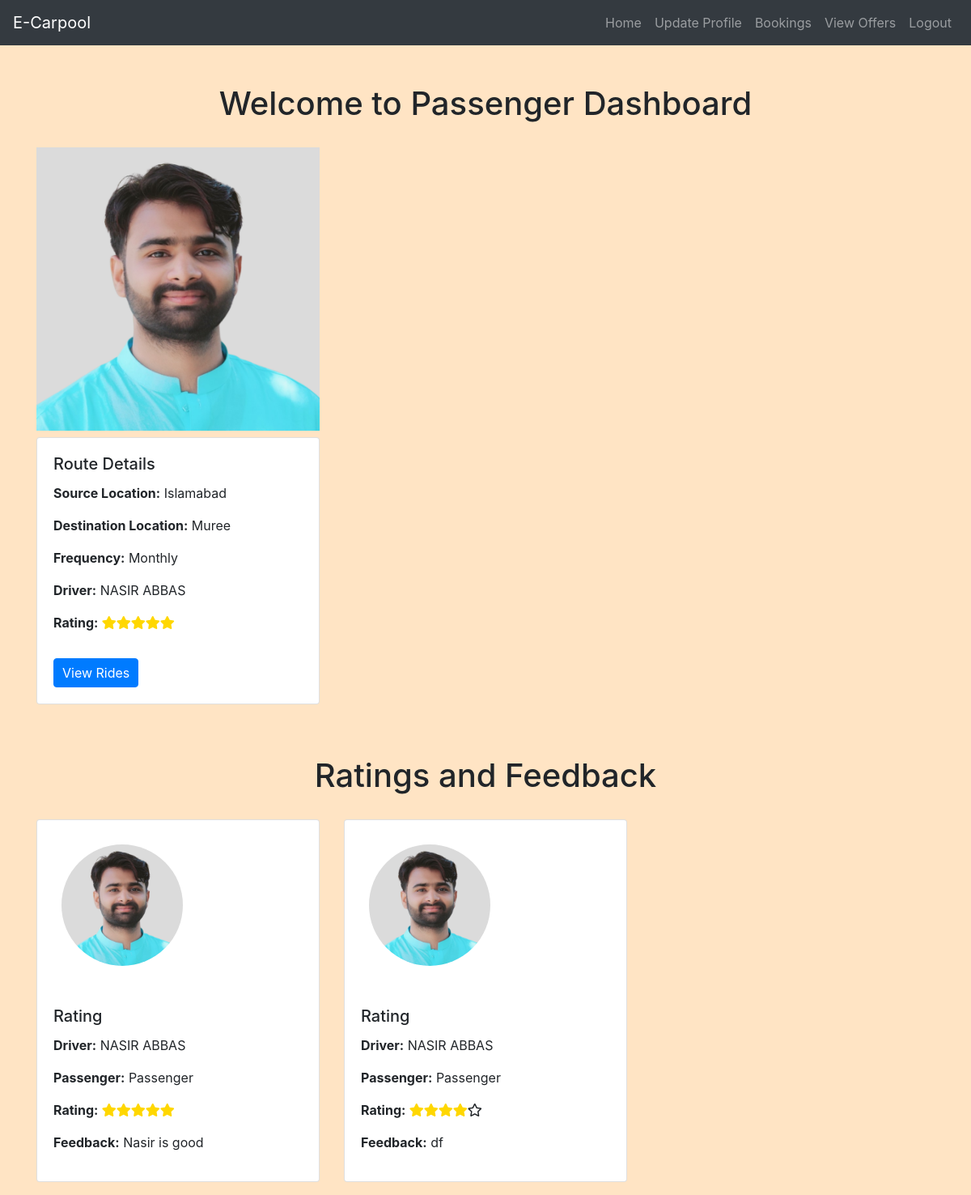
Screenshot of /passenger/passenger_dashboard.php (signed in) with the database file from the repository.
### tables this page shows
CREATE TABLE `routes` (
  `RouteID` int(11) NOT NULL,
  `DriverID` int(11) NOT NULL,
  `SourceLocation` varchar(255) NOT NULL,
  `DestinationLocation` varchar(255) NOT NULL,
  `Frequency` enum('Daily','Weekly','Monthly','Trip-based') NOT NULL
);

CREATE TABLE `users` (
  `id` int(11) NOT NULL,
  `username` varchar(50) NOT NULL,
  `password` varchar(255) NOT NULL,
  `email` varchar(100) NOT NULL,
  `phone` varchar(20) NOT NULL,
  `age` int(11) DEFAULT NULL,
  `usertype` enum('driver','passenger') NOT NULL DEFAULT 'passenger',
  `full_name` varchar(255) DEFAULT NULL,
  `profile_picture` varchar(255) DEFAULT NULL
);

CREATE TABLE `ratings` (
  `RatingID` int(11) NOT NULL,
  `DriverID` int(11) NOT NULL,
  `PassengerID` int(11) NOT NULL,
  `Rating` int(11) NOT NULL,
  `Feedback` text DEFAULT NULL
);

### passenger/passenger_dashboard.php (the view, shortened to what this page needs)
<?php
include('config.php');
$sql = "SELECT r.RouteID, r.SourceLocation, r.DestinationLocation, r.Frequency, u.full_name, u.profile_picture, AVG(rating) as average_rating
        FROM routes r
        INNER JOIN Users u ON r.DriverID = u.id
        LEFT JOIN ratings f ON r.DriverID = f.DriverID
        GROUP BY r.RouteID";
$result = mysqli_query($conn, $sql);
$rat = "SELECT r.*, u.full_name AS passenger_name, d.full_name AS driver_name, d.profile_picture AS driver_picture
        FROM ratings r
        INNER JOIN Users u ON r.PassengerID = u.id
        INNER JOIN Users d ON r.DriverID = d.id";
$rerat = mysqli_query($conn, $rat);
$ratings = mysqli_fetch_all($rerat, MYSQLI_ASSOC);
$routes = mysqli_fetch_all($result, MYSQLI_ASSOC);
?>
<!DOCTYPE html>
<html lang="en">
<head>
    <link rel="stylesheet" href="https://maxcdn.bootstrapcdn.com/bootstrap/4.5.2/css/bootstrap.min.css">
    <link rel="stylesheet" href="https://cdnjs.cloudflare.com/ajax/libs/font-awesome/5.15.4/css/all.min.css">
    <link rel="stylesheet" href="./css/style.css">
</head>
<body>
<?php include('navbar.php'); ?>
<div class="container mt-5">
    <h1>Welcome to Passenger Dashboard</h1>
    <?php if (empty($routes)): ?>
        <p>No routes available.</p>
    <?php else: ?>
        <div class="row">
            <?php foreach ($routes as $route): ?>
                <div class="col-md-4 mb-3">
                    <img src="../driver/<?php echo $route['profile_picture']; ?>" alt="Driver Profile Picture" class="img-fluid mb-2">
                    <div class="card">
                        <div class="card-body">
                            <h5 class="card-title">Route Details</h5>
                            <p><strong>Source Location:</strong> <?php echo $route['SourceLocation']; ?></p>
                            <p><strong>Destination Location:</strong> <?php echo $route['DestinationLocation']; ?></p>
                            <p><strong>Frequency:</strong> <?php echo $route['Frequency']; ?></p>
                            <p><strong>Driver:</strong> <?php echo $route['full_name']; ?></p>
                            <p><strong>Rating:</strong> <?php echo generateStarRating($route['average_rating']); ?></p>
                            <a href="view_rides.php?RouteID=<?php echo $route['RouteID']; ?>" class="btn btn-primary mt-3">View Rides</a>
                        </div>
                    </div>
                </div>
            <?php endforeach; ?>
        </div>
    <?php endif; ?>
</div>
<div class="container mt-5">
    <h1>Ratings and Feedback</h1>
    <div class="row">
        <?php foreach ($ratings as $rating): ?>
            <div class="col-md-4 mb-3">
                <div class="card">
                    <img src="../driver/<?php echo $rating['driver_picture']; ?>" alt="Driver Profile Picture" class="driver_image">
                    <div class="card-body">
                        <h5 class="card-title">Rating</h5>
                        <p><strong>Driver:</strong> <?php echo $rating['driver_name']; ?></p>
                        <p><strong>Passenger:</strong> <?php echo $rating['passenger_name']; ?></p>
                        <p><strong>Rating:</strong> <?php echo generateStarRating($rating['Rating']); ?></p>
                        <p><strong>Feedback:</strong> <?php echo $rating['Feedback']; ?></p>
                    </div>
                </div>
            </div>
        <?php endforeach; ?>
    </div>
</div>
</body>
</html>
<?php
function generateStarRating($rating) {
    $roundedRating = round($rating);
    $stars = '';
    for ($i = 1; $i <= 5; $i++) {
        if ($i <= $roundedRating) {
            $stars .= '<i class="fas fa-star"></i>';
        } else {
            $stars .= '<i class="far fa-star"></i>';
        }
    }
    return $stars;
}
?>

### passenger/css/style.css (style rules this page uses)
body { background-color: bisque; }
h1, h2, h3, h4 { text-align: center; margin-top: 30px; margin-bottom: 30px; }
.btn-primary { padding: 5px 10px; }

### passenger/passenger_dashboard.php (style rules this page uses)
.driver_image { width: 150px; height: 150px; object-fit: cover; border-radius: 50%; margin: 30px; }
.fas { color:gold; }

### rows the page displays
routes: DriverID.profile_picture (picture), SourceLocation "Islamabad", DestinationLocation "Muree", Frequency "Monthly", DriverID.full_name "NASIR ABBAS"
ratings: DriverID.profile_picture (picture), DriverID.full_name "NASIR ABBAS", PassengerID.full_name "Passenger", Rating 5 (drawn), Feedback "Nasir is good"
ratings: DriverID.profile_picture (picture), DriverID.full_name "NASIR ABBAS", PassengerID.full_name "Passenger", Rating 4 (drawn), Feedback "df"
